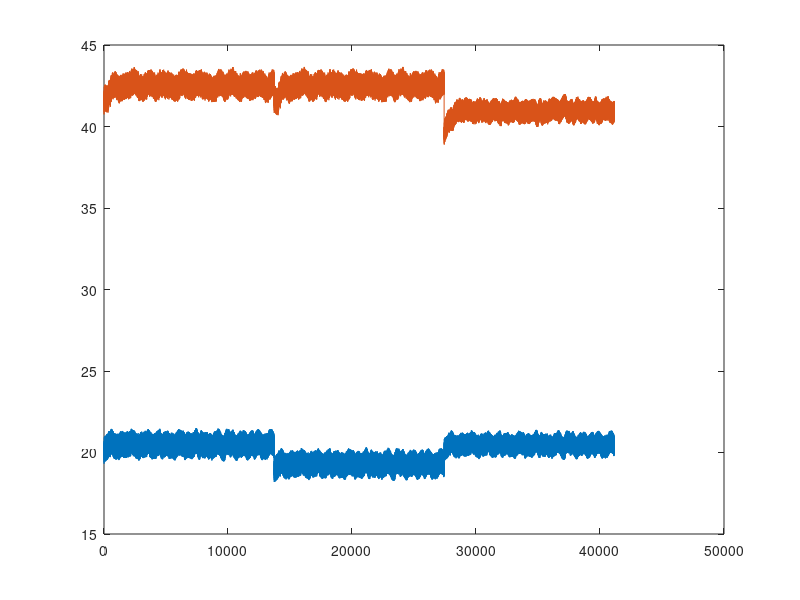

MATLAB code to generate this figure: (Note: this script raises an error after producing the figure.)
load level_faultfree.mat
load level_Afault.mat
load level_MF.mat
load temp_faultfree.mat
load temp_Afault.mat
load temp_MF.mat
n = 12;
level_faultfree = level_faultfree(1300:end)
level_Afault = level_Afault(1300:end)
level_MF = level_MF(1300:end);
temp_faultfree = temp_faultfree(1300:end);
temp_Afault = temp_Afault(1300:end);
temp_MF = temp_MF(1300:end);

CsthN = [level_faultfree temp_faultfree];
CsthA = [level_Afault temp_Afault];
CsthM = [level_MF temp_MF];
CsthF = [CsthA;CsthM];
CsthF = CsthF';
LevelAll = [level_faultfree;level_Afault;level_MF];
TempAll = [ temp_faultfree;temp_Afault;temp_MF];

plot(LevelAll)
hold on
plot(TempAll)
hold off

[N_data data_mean y_variance] = Nor_data(CsthN') ;
[M N] = size(CsthN');
sigma_y = N_data*N_data'/(N-1);
inv_Sigma_y = inv(sigma_y) ;
J_N_data = T_evaluation(N_data,inv_Sigma_y) ;


load X.mat
% X = mean_matrix(CsthN') ; 
[dis_Rim C_data] = R_evaluation(CsthN',X);
Jn = [J_N_data ; dis_Rim];
[SEN SDEN SREN]= Cumulative(Jn',n);
[m n] = size(Jn);
label1 = -ones(1,n);


N_Faulty1_data = y_variance*(CsthF - data_mean) ;
J_N_Faulty1_data = T_evaluation(N_Faulty1_data,inv_Sigma_y) ;
[F1_dis_Rim A_C_data] = R_evaluation(CsthF,X) ;
Jf = [J_N_Faulty1_data;F1_dis_Rim];
[SENf SDENf SRENf]= Cumulative(Jf',10);
[m n] = size(Jf);
label2 = ones(1,n);

gscatter(Jn(1,:),Jn(2,:),label1,['k']);
hold on 
gscatter(Jf(1,:),Jf(2,:),label2,'r');
hold off
[m n] = size(SEN);
label3 = -ones(m,1);
% gscatter(SEN(:,1),SEN(:,2),label3,['k']);
% hold on 
[m n] = size(SENf);
label4 = ones(m,1);
% gscatter(SENf(:,1),SENf(:,2),label4,'r');
% hold off
%%
CsthJ = [SEN;SENf];
Csthl = [label3;label4]
gscatter(CsthJ(:,1),CsthJ(:,2),Csthl,['k','r']);
hold on 
mdl = fitcsvm(CsthJ,Csthl);
x = 0:0.05:50;
f = @(x) -(x*mdl.Beta(1) + mdl.Bias)/mdl.Beta(2);
y = f(x);
plot(x,y,'b--','LineWidth',2,'DisplayName','Boundary')
hold off
w = [0.1775;
    2.2058];
b= -7.1464;
r = @(c) w'*c+b;
c  = SENf';
tr = r(c);
[m n] = size(SENf);
fn =0;
fdn = 0;
for i = 1:m
    if tr(i) < 0
        fn = fn + 1;
    else
        fdn = fdn + 1;
    end
end
ndata = SEN';
nn = 0;
nan = 0;
c = ndata;
tr = r(c);
[m n] = size(SEN);
for i = 1:m
    if tr(i) < 0
        nan = nan + 1;
    else
        nn = nn + 1;
    end
end
